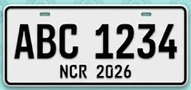
#> input picture Images/plate_number-private.png, 191 x 90 px, shrunk from 288 x 135 before the run
$ jupyter execute --allow-errors act05-plate_number.ipynb
#> lines starting #> are read from the running program, lines starting #| are printed output that depends on the picture; after the words box and inside, x2 and y2 are one past the last pixel; in counts of white or black regions, pixels touching at a corner belong together
# Text Extraction on Plate Number

[cell 1]
import cv2
import pytesseract
from matplotlib import pyplot as plt

# --- OPTIONAL: If tesseract is not in PATH, set the path manually ---
# For Windows, uncomment and adjust:
pytesseract.pytesseract.tesseract_cmd = r"C:\Program Files\Tesseract-OCR\tesseract.exe"

def ocr_image(image_path):
#> called with image_path = 'Images/plate_number-private.png'
    img = cv2.imread(image_path)
#> img is the input picture: shape (90, 191, 3); mean B, G, R 173.2, 173.4, 166.8
    h, w = img.shape[:2]
#> h = 90; w = 191

    # Crop to the plate number line (skips the border and the bottom text)
    crop = img[int(h * 0.15):int(h * 0.68), int(w * 0.05):int(w * 0.95)]
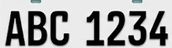
#> crop: shape (48, 172, 3); mean B, G, R 163.6, 163.6, 163.3

    # Grayscale + Otsu threshold
    gray = cv2.cvtColor(crop, cv2.COLOR_BGR2GRAY)
    _, thresh = cv2.threshold(gray, 0, 255, cv2.THRESH_BINARY + cv2.THRESH_OTSU)
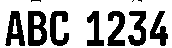
#> thresh: shape (48, 172); 68.9% white; 10 black regions (3 under 20 px), largest, box (x1, y1, x2, y2) and area: (28, 11, 47, 46) 474, (5, 11, 25, 46) 384, (50, 11, 69, 46) 369

    # Make sure it's black text on white background
    if cv2.countNonZero(thresh) < thresh.size / 2:
        thresh = cv2.bitwise_not(thresh)

    # Add white padding
    thresh = cv2.copyMakeBorder(thresh, 20, 20, 20, 20, cv2.BORDER_CONSTANT, value=255)
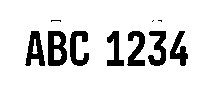
#> thresh: shape (88, 212); 86.2% white; 10 black regions (3 under 20 px), largest, box (x1, y1, x2, y2) and area: (48, 31, 67, 66) 474, (25, 31, 45, 66) 384, (70, 31, 89, 66) 369

    # Read as a single line of text
    text = pytesseract.image_to_string(thresh, config="--psm 7").strip()

    # Show original and processed image
    fig, axs = plt.subplots(1, 2, figsize=(12, 6))
    axs[0].imshow(cv2.cvtColor(img, cv2.COLOR_BGR2RGB))
    axs[0].set_title("Original Image")
    axs[0].axis("off")
    axs[1].imshow(thresh, cmap="gray")
    axs[1].set_title("Processed for OCR")
    axs[1].axis("off")
    plt.show()

    return text


# Example usage
#> (the rest of this cell did not finish here and is left out)
